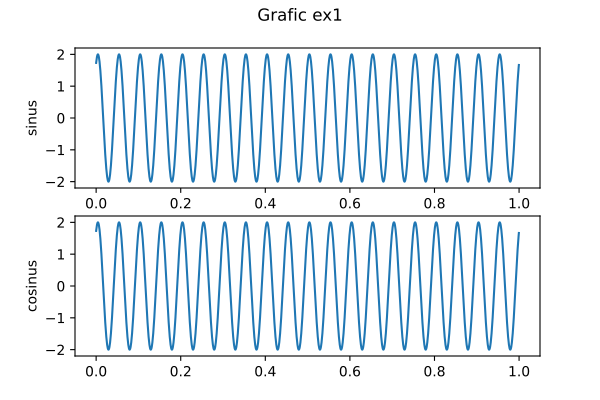

This figure's Python source:
import numpy as np
import matplotlib.pyplot as plt

A = 2 # amplitudinea
f = 20 #frecventa
faza = np.pi / 3
t = np.linspace(0, 1, 2000, endpoint = False)

sinus = A * np.sin(2 * np.pi * f * t + faza)
cosinus = A * np.cos(2 * np.pi * f * t + faza - np.pi/2) 

fig, axs = plt.subplots(2)
fig.suptitle('Grafic ex1')
axs[0].plot(t, sinus)
axs[0].set_ylabel('sinus')
axs[1].plot(t, cosinus)
axs[1].set_ylabel('cosinus')
plt.savefig('ex1.pdf')
plt.show()
